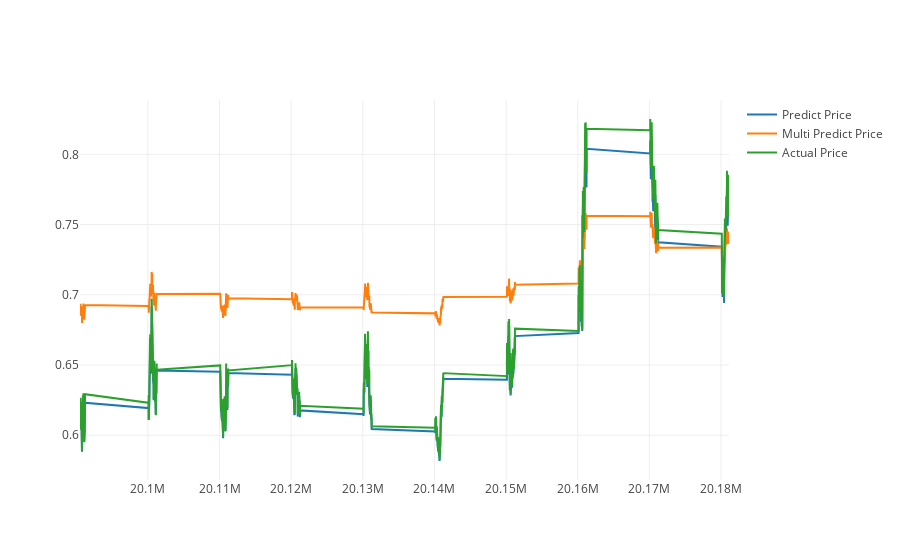

This figure's notebook cell:
### Code cell
actual_chart = go.Scatter(x=predictDates, y=inv_y, name= 'Actual Price')
multi_predict_chart = go.Scatter(x=predictDates, y=inv_yhat, name= 'Multi Predict Price')
predict_chart = go.Scatter(x=predictDates, y=yhat_reshape, name= 'Predict Price')
py.iplot([predict_chart, multi_predict_chart, actual_chart])

### Figure 1 — Plotly figure (JSON) as saved in the notebook; plotly's stock layout.template omitted (floating-point values rounded to 4 significant figures; data arrays with more than 128 entries replaced by an {"elided": "..."} marker saying what was removed)
{"data": [{"name": "Predict Price", "type": "scatter", "uid": "e8001c45-7eae-4554-902f-ad8d4d7bb47f", "x": {"elided": "2377 int values"}, "y": {"elided": "2377 float values"}}, {"name": "Multi Predict Price", "type": "scatter", "uid": "7e081d13-efb7-4f98-92eb-c2b1fabbc713", "x": {"elided": "2377 int values"}, "y": {"elided": "2379 float values"}}, {"name": "Actual Price", "type": "scatter", "uid": "f01a2592-1578-4575-8a8b-356fbbc27226", "x": {"elided": "2377 int values"}, "y": {"elided": "2379 float values"}}], "layout": {}}
